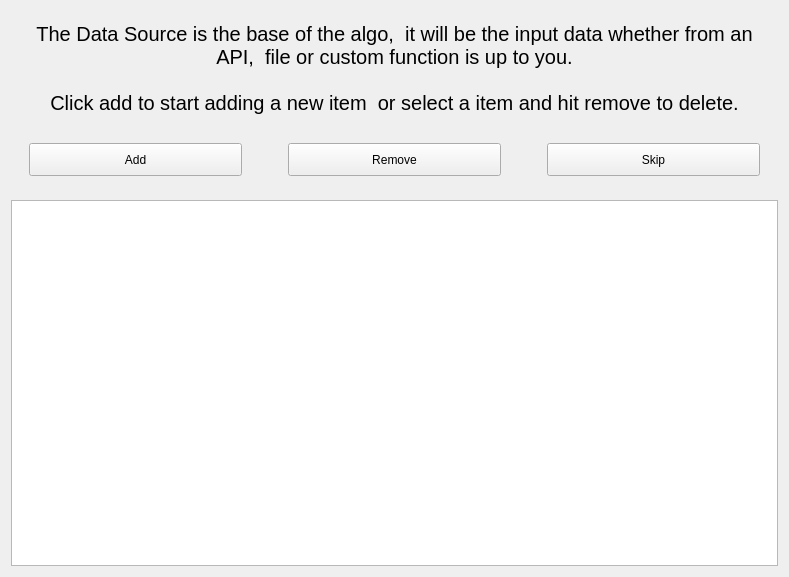
<?xml version="1.0" encoding="UTF-8"?>
<ui version="4.0">
 <class>CreateDataSourceAdd</class>
 <widget class="QWidget" name="CreateDataSourceAdd">
  <property name="geometry">
   <rect>
    <x>0</x>
    <y>0</y>
    <width>789</width>
    <height>577</height>
   </rect>
  </property>
  <property name="windowTitle">
   <string>CreateDataSourceAdd</string>
  </property>
  <layout class="QVBoxLayout" name="verticalLayout">
   <item>
    <widget class="QWidget" name="widget_2" native="true">
     <property name="sizePolicy">
      <sizepolicy hsizetype="Preferred" vsizetype="Preferred">
       <horstretch>0</horstretch>
       <verstretch>1</verstretch>
      </sizepolicy>
     </property>
     <layout class="QVBoxLayout" name="verticalLayout_2">
      <item>
       <widget class="QLabel" name="topText">
        <property name="font">
         <font>
          <pointsize>15</pointsize>
         </font>
        </property>
        <property name="text">
         <string>The Data Source is the base of the algo,  it will be the input data whether from an API,  file or custom function is up to you.</string>
        </property>
        <property name="alignment">
         <set>Qt::AlignCenter</set>
        </property>
        <property name="wordWrap">
         <bool>true</bool>
        </property>
       </widget>
      </item>
      <item>
       <widget class="QLabel" name="bottomText">
        <property name="font">
         <font>
          <pointsize>15</pointsize>
         </font>
        </property>
        <property name="text">
         <string>Click add to start adding a new item  or select a item and hit remove to delete.</string>
        </property>
        <property name="alignment">
         <set>Qt::AlignCenter</set>
        </property>
        <property name="wordWrap">
         <bool>true</bool>
        </property>
       </widget>
      </item>
      <item>
       <widget class="QWidget" name="widget" native="true">
        <layout class="QHBoxLayout" name="horizontalLayout">
         <item>
          <widget class="QPushButton" name="addButton">
           <property name="sizePolicy">
            <sizepolicy hsizetype="Minimum" vsizetype="Preferred">
             <horstretch>0</horstretch>
             <verstretch>0</verstretch>
            </sizepolicy>
           </property>
           <property name="text">
            <string>Add</string>
           </property>
          </widget>
         </item>
         <item>
          <spacer name="horizontalSpacer_3">
           <property name="orientation">
            <enum>Qt::Horizontal</enum>
           </property>
           <property name="sizeType">
            <enum>QSizePolicy::Fixed</enum>
           </property>
           <property name="sizeHint" stdset="0">
            <size>
             <width>40</width>
             <height>20</height>
            </size>
           </property>
          </spacer>
         </item>
         <item>
          <widget class="QPushButton" name="removeButton">
           <property name="sizePolicy">
            <sizepolicy hsizetype="Minimum" vsizetype="Preferred">
             <horstretch>0</horstretch>
             <verstretch>0</verstretch>
            </sizepolicy>
           </property>
           <property name="text">
            <string>Remove</string>
           </property>
          </widget>
         </item>
         <item>
          <spacer name="horizontalSpacer">
           <property name="orientation">
            <enum>Qt::Horizontal</enum>
           </property>
           <property name="sizeType">
            <enum>QSizePolicy::Fixed</enum>
           </property>
           <property name="sizeHint" stdset="0">
            <size>
             <width>40</width>
             <height>20</height>
            </size>
           </property>
          </spacer>
         </item>
         <item>
          <widget class="QPushButton" name="skipButton">
           <property name="sizePolicy">
            <sizepolicy hsizetype="Minimum" vsizetype="Preferred">
             <horstretch>0</horstretch>
             <verstretch>0</verstretch>
            </sizepolicy>
           </property>
           <property name="text">
            <string>Skip</string>
           </property>
          </widget>
         </item>
        </layout>
       </widget>
      </item>
     </layout>
    </widget>
   </item>
   <item>
    <widget class="QListView" name="dataSourcesView">
     <property name="sizePolicy">
      <sizepolicy hsizetype="Expanding" vsizetype="Expanding">
       <horstretch>0</horstretch>
       <verstretch>2</verstretch>
      </sizepolicy>
     </property>
     <property name="font">
      <font>
       <pointsize>50</pointsize>
      </font>
     </property>
     <property name="styleSheet">
      <string notr="true"/>
     </property>
     <property name="editTriggers">
      <set>QAbstractItemView::NoEditTriggers</set>
     </property>
     <property name="selectionMode">
      <enum>QAbstractItemView::SingleSelection</enum>
     </property>
    </widget>
   </item>
  </layout>
 </widget>
 <resources/>
 <connections/>
</ui>
